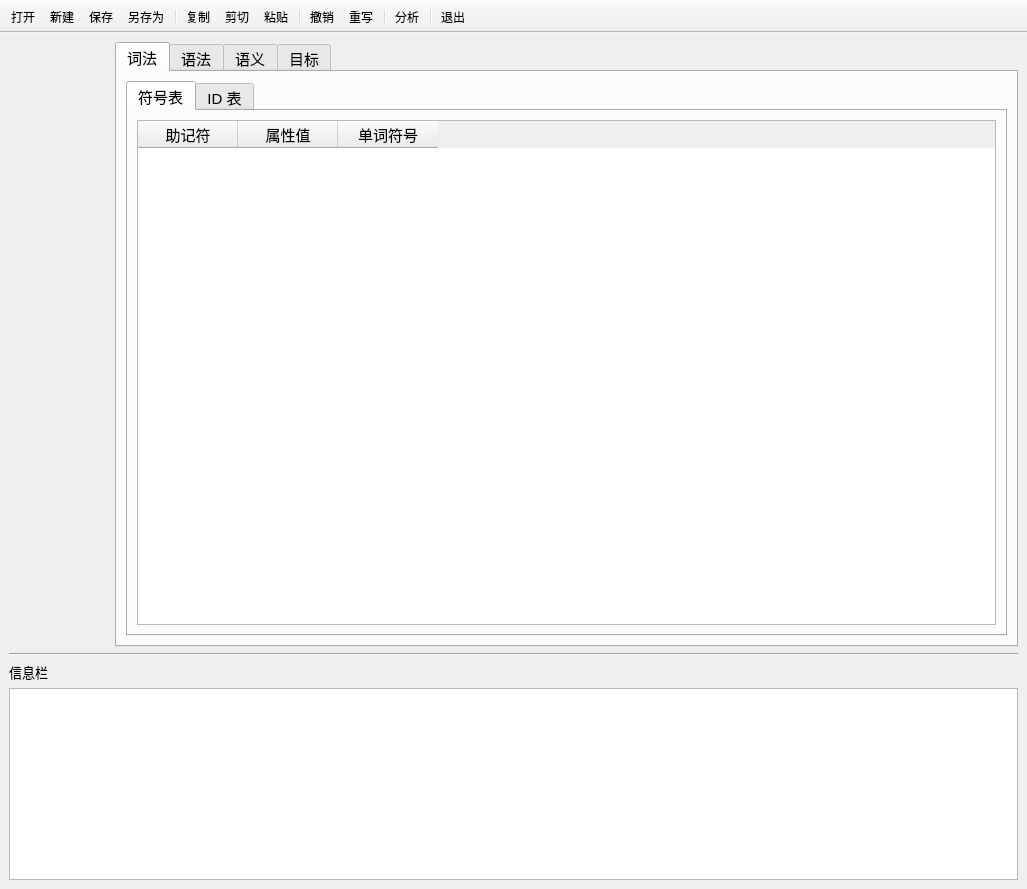
<?xml version="1.0" encoding="UTF-8"?>
<ui version="4.0">
 <class>MainWindow</class>
 <widget class="QMainWindow" name="MainWindow">
  <property name="geometry">
   <rect>
    <x>0</x>
    <y>0</y>
    <width>1027</width>
    <height>889</height>
   </rect>
  </property>
  <property name="windowTitle">
   <string>MainWindow</string>
  </property>
  <property name="styleSheet">
   <string notr="true"/>
  </property>
  <widget class="QWidget" name="centralwidget">
   <layout class="QVBoxLayout" name="verticalLayout_4">
    <property name="sizeConstraint">
     <enum>QLayout::SetDefaultConstraint</enum>
    </property>
    <item>
     <layout class="QHBoxLayout" name="horizontalLayout">
      <item>
       <widget class="QWidget" name="widEditor" native="true">
        <property name="minimumSize">
         <size>
          <width>100</width>
          <height>0</height>
         </size>
        </property>
       </widget>
      </item>
      <item>
       <widget class="QTabWidget" name="tabResult">
        <property name="font">
         <font>
          <pointsize>11</pointsize>
         </font>
        </property>
        <property name="currentIndex">
         <number>0</number>
        </property>
        <property name="elideMode">
         <enum>Qt::ElideNone</enum>
        </property>
        <widget class="QWidget" name="tabLexer">
         <attribute name="title">
          <string>词法</string>
         </attribute>
         <layout class="QVBoxLayout" name="verticalLayout_7">
          <item>
           <widget class="QTabWidget" name="tabWidLexer">
            <property name="font">
             <font>
              <pointsize>11</pointsize>
             </font>
            </property>
            <property name="currentIndex">
             <number>0</number>
            </property>
            <widget class="QWidget" name="tabWord">
             <attribute name="title">
              <string>符号表</string>
             </attribute>
             <layout class="QVBoxLayout" name="verticalLayout_3">
              <item>
               <widget class="QTableWidget" name="wordTable">
                <property name="font">
                 <font>
                  <pointsize>11</pointsize>
                 </font>
                </property>
                <column>
                 <property name="text">
                  <string>助记符</string>
                 </property>
                </column>
                <column>
                 <property name="text">
                  <string>属性值</string>
                 </property>
                </column>
                <column>
                 <property name="text">
                  <string>单词符号</string>
                 </property>
                </column>
               </widget>
              </item>
             </layout>
            </widget>
            <widget class="QWidget" name="tabName">
             <attribute name="title">
              <string>ID 表</string>
             </attribute>
             <layout class="QVBoxLayout" name="verticalLayout_2">
              <item>
               <widget class="QTableWidget" name="nameTable">
                <property name="font">
                 <font>
                  <pointsize>11</pointsize>
                 </font>
                </property>
                <column>
                 <property name="text">
                  <string>ID</string>
                 </property>
                </column>
                <column>
                 <property name="text">
                  <string>对象名</string>
                 </property>
                </column>
               </widget>
              </item>
             </layout>
            </widget>
           </widget>
          </item>
         </layout>
        </widget>
        <widget class="QWidget" name="tabParser">
         <attribute name="title">
          <string>语法</string>
         </attribute>
         <layout class="QVBoxLayout" name="verticalLayout_8">
          <item>
           <widget class="QTabWidget" name="tabWidParser">
            <property name="currentIndex">
             <number>0</number>
            </property>
            <widget class="QWidget" name="tabFirst">
             <attribute name="title">
              <string>First表</string>
             </attribute>
             <layout class="QVBoxLayout" name="verticalLayout">
              <item>
               <widget class="QTableWidget" name="firstTable">
                <property name="font">
                 <font>
                  <pointsize>11</pointsize>
                 </font>
                </property>
                <column>
                 <property name="text">
                  <string>非终结符</string>
                 </property>
                </column>
                <column>
                 <property name="text">
                  <string>First 集</string>
                 </property>
                </column>
               </widget>
              </item>
             </layout>
            </widget>
            <widget class="QWidget" name="tabLR1">
             <attribute name="title">
              <string>LR(1)分析表</string>
             </attribute>
             <layout class="QVBoxLayout" name="verticalLayout_9">
              <item>
               <widget class="QTableWidget" name="LRTable">
                <property name="font">
                 <font>
                  <pointsize>11</pointsize>
                 </font>
                </property>
               </widget>
              </item>
             </layout>
            </widget>
            <widget class="QWidget" name="tabStack">
             <attribute name="title">
              <string>分析过程</string>
             </attribute>
             <layout class="QVBoxLayout" name="verticalLayout_10">
              <item>
               <widget class="QTableWidget" name="stackTable">
                <property name="font">
                 <font>
                  <pointsize>11</pointsize>
                 </font>
                </property>
                <column>
                 <property name="text">
                  <string>栈</string>
                 </property>
                </column>
                <column>
                 <property name="text">
                  <string>输入串</string>
                 </property>
                </column>
                <column>
                 <property name="text">
                  <string>状态栈</string>
                 </property>
                </column>
               </widget>
              </item>
             </layout>
            </widget>
           </widget>
          </item>
         </layout>
        </widget>
        <widget class="QWidget" name="tabSemantic">
         <attribute name="title">
          <string>语义</string>
         </attribute>
         <layout class="QVBoxLayout" name="verticalLayout_5">
          <item>
           <widget class="QTabWidget" name="tabWidSemantic">
            <property name="currentIndex">
             <number>0</number>
            </property>
            <widget class="QWidget" name="tabMid">
             <attribute name="title">
              <string>中间代码</string>
             </attribute>
             <layout class="QVBoxLayout" name="verticalLayout_6">
              <item>
               <widget class="QTableWidget" name="midTable">
                <property name="font">
                 <font>
                  <pointsize>11</pointsize>
                 </font>
                </property>
                <column>
                 <property name="text">
                  <string>op</string>
                 </property>
                </column>
                <column>
                 <property name="text">
                  <string>arg1</string>
                 </property>
                </column>
                <column>
                 <property name="text">
                  <string>arg2</string>
                 </property>
                </column>
                <column>
                 <property name="text">
                  <string>result</string>
                 </property>
                </column>
               </widget>
              </item>
             </layout>
            </widget>
            <widget class="QWidget" name="tabOpt">
             <attribute name="title">
              <string>优化代码</string>
             </attribute>
             <layout class="QVBoxLayout" name="verticalLayout_11">
              <item>
               <widget class="QTableWidget" name="optTable">
                <property name="font">
                 <font>
                  <pointsize>11</pointsize>
                 </font>
                </property>
                <column>
                 <property name="text">
                  <string>op</string>
                 </property>
                </column>
                <column>
                 <property name="text">
                  <string>arg1</string>
                 </property>
                </column>
                <column>
                 <property name="text">
                  <string>arg2</string>
                 </property>
                </column>
                <column>
                 <property name="text">
                  <string>result</string>
                 </property>
                </column>
               </widget>
              </item>
             </layout>
            </widget>
           </widget>
          </item>
         </layout>
        </widget>
        <widget class="QWidget" name="tabGenerator">
         <attribute name="title">
          <string>目标</string>
         </attribute>
         <layout class="QVBoxLayout" name="verticalLayout_14">
          <item>
           <widget class="QTabWidget" name="tabWidGenerator">
            <property name="currentIndex">
             <number>0</number>
            </property>
            <widget class="QWidget" name="tabAct">
             <attribute name="title">
              <string>待用活跃表</string>
             </attribute>
             <layout class="QVBoxLayout" name="verticalLayout_15">
              <item>
               <widget class="QTableWidget" name="actTable">
                <column>
                 <property name="text">
                  <string>四元式</string>
                 </property>
                </column>
                <column>
                 <property name="text">
                  <string>左值</string>
                 </property>
                </column>
                <column>
                 <property name="text">
                  <string>左操作数</string>
                 </property>
                </column>
                <column>
                 <property name="text">
                  <string>右操作数</string>
                 </property>
                </column>
               </widget>
              </item>
             </layout>
            </widget>
            <widget class="QWidget" name="tabReg">
             <attribute name="title">
              <string>寄存器分配</string>
             </attribute>
             <layout class="QVBoxLayout" name="verticalLayout_13">
              <item>
               <widget class="QTableWidget" name="regTable">
                <column>
                 <property name="text">
                  <string>四元式</string>
                 </property>
                </column>
                <column>
                 <property name="text">
                  <string>目标代码</string>
                 </property>
                </column>
                <column>
                 <property name="text">
                  <string>RVALUE</string>
                 </property>
                </column>
                <column>
                 <property name="text">
                  <string>AVALUE</string>
                 </property>
                </column>
               </widget>
              </item>
             </layout>
            </widget>
            <widget class="QWidget" name="tabObj">
             <attribute name="title">
              <string>MIPS代码</string>
             </attribute>
             <layout class="QVBoxLayout" name="verticalLayout_12">
              <item>
               <widget class="QTextBrowser" name="objText"/>
              </item>
             </layout>
            </widget>
           </widget>
          </item>
         </layout>
        </widget>
       </widget>
      </item>
     </layout>
    </item>
    <item>
     <widget class="Line" name="line">
      <property name="orientation">
       <enum>Qt::Horizontal</enum>
      </property>
     </widget>
    </item>
    <item>
     <widget class="QLabel" name="label">
      <property name="font">
       <font>
        <pointsize>10</pointsize>
       </font>
      </property>
      <property name="text">
       <string>信息栏</string>
      </property>
     </widget>
    </item>
    <item>
     <widget class="QTextBrowser" name="Message">
      <property name="sizePolicy">
       <sizepolicy hsizetype="Expanding" vsizetype="Minimum">
        <horstretch>0</horstretch>
        <verstretch>0</verstretch>
       </sizepolicy>
      </property>
      <property name="minimumSize">
       <size>
        <width>0</width>
        <height>100</height>
       </size>
      </property>
      <property name="font">
       <font>
        <pointsize>10</pointsize>
       </font>
      </property>
     </widget>
    </item>
   </layout>
  </widget>
  <widget class="QToolBar" name="toolBar">
   <property name="windowTitle">
    <string>toolBar</string>
   </property>
   <property name="movable">
    <bool>false</bool>
   </property>
   <property name="iconSize">
    <size>
     <width>50</width>
     <height>50</height>
    </size>
   </property>
   <property name="toolButtonStyle">
    <enum>Qt::ToolButtonTextUnderIcon</enum>
   </property>
   <attribute name="toolBarArea">
    <enum>TopToolBarArea</enum>
   </attribute>
   <attribute name="toolBarBreak">
    <bool>false</bool>
   </attribute>
   <addaction name="actOpen"/>
   <addaction name="actNew"/>
   <addaction name="actSave"/>
   <addaction name="actSaveas"/>
   <addaction name="separator"/>
   <addaction name="actCopy"/>
   <addaction name="actCut"/>
   <addaction name="actPaste"/>
   <addaction name="separator"/>
   <addaction name="actUndo"/>
   <addaction name="actRedo"/>
   <addaction name="separator"/>
   <addaction name="actBegin"/>
   <addaction name="separator"/>
   <addaction name="actQuit"/>
  </widget>
  <action name="actOpen">
   <property name="icon">
    <iconset resource="res.qrc">
     <normaloff>:/res/Open.png</normaloff>:/res/Open.png</iconset>
   </property>
   <property name="text">
    <string>打开</string>
   </property>
   <property name="toolTip">
    <string>打开文件</string>
   </property>
   <property name="shortcut">
    <string>Ctrl+O</string>
   </property>
  </action>
  <action name="actNew">
   <property name="icon">
    <iconset resource="res.qrc">
     <normaloff>:/res/New.png</normaloff>:/res/New.png</iconset>
   </property>
   <property name="text">
    <string>新建</string>
   </property>
   <property name="toolTip">
    <string>新建文件</string>
   </property>
   <property name="shortcut">
    <string>Ctrl+N</string>
   </property>
  </action>
  <action name="actSave">
   <property name="icon">
    <iconset resource="res.qrc">
     <normaloff>:/res/Save.png</normaloff>:/res/Save.png</iconset>
   </property>
   <property name="text">
    <string>保存</string>
   </property>
   <property name="toolTip">
    <string>保存文件</string>
   </property>
   <property name="shortcut">
    <string>Ctrl+S</string>
   </property>
  </action>
  <action name="actSaveas">
   <property name="icon">
    <iconset resource="res.qrc">
     <normaloff>:/res/SaveAs.png</normaloff>:/res/SaveAs.png</iconset>
   </property>
   <property name="text">
    <string>另存为</string>
   </property>
   <property name="shortcut">
    <string>Ctrl+Shift+S</string>
   </property>
  </action>
  <action name="actQuit">
   <property name="icon">
    <iconset resource="res.qrc">
     <normaloff>:/res/Quit.png</normaloff>:/res/Quit.png</iconset>
   </property>
   <property name="text">
    <string>退出</string>
   </property>
   <property name="toolTip">
    <string>退出程序</string>
   </property>
   <property name="shortcut">
    <string>Ctrl+Q</string>
   </property>
  </action>
  <action name="actUndo">
   <property name="icon">
    <iconset resource="res.qrc">
     <normaloff>:/res/Undo.png</normaloff>:/res/Undo.png</iconset>
   </property>
   <property name="text">
    <string>撤销</string>
   </property>
   <property name="toolTip">
    <string>撤销上一步</string>
   </property>
   <property name="shortcut">
    <string>Ctrl+Z</string>
   </property>
  </action>
  <action name="actRedo">
   <property name="icon">
    <iconset resource="res.qrc">
     <normaloff>:/res/Redo.png</normaloff>:/res/Redo.png</iconset>
   </property>
   <property name="text">
    <string>重写</string>
   </property>
   <property name="toolTip">
    <string>重写上一步</string>
   </property>
   <property name="shortcut">
    <string>Ctrl+Y</string>
   </property>
  </action>
  <action name="actCopy">
   <property name="icon">
    <iconset resource="res.qrc">
     <normaloff>:/res/Copy.png</normaloff>:/res/Copy.png</iconset>
   </property>
   <property name="text">
    <string>复制</string>
   </property>
   <property name="toolTip">
    <string>复制文本</string>
   </property>
   <property name="shortcut">
    <string>Ctrl+C</string>
   </property>
  </action>
  <action name="actCut">
   <property name="icon">
    <iconset resource="res.qrc">
     <normaloff>:/res/Cut.png</normaloff>:/res/Cut.png</iconset>
   </property>
   <property name="text">
    <string>剪切</string>
   </property>
   <property name="toolTip">
    <string>剪切文本</string>
   </property>
   <property name="shortcut">
    <string>Ctrl+X</string>
   </property>
  </action>
  <action name="actPaste">
   <property name="icon">
    <iconset resource="res.qrc">
     <normaloff>:/res/Paste.png</normaloff>:/res/Paste.png</iconset>
   </property>
   <property name="text">
    <string>粘贴</string>
   </property>
   <property name="toolTip">
    <string>粘贴文本</string>
   </property>
   <property name="shortcut">
    <string>Ctrl+V</string>
   </property>
  </action>
  <action name="actBegin">
   <property name="icon">
    <iconset resource="res.qrc">
     <normaloff>:/res/Begin.png</normaloff>:/res/Begin.png</iconset>
   </property>
   <property name="text">
    <string>分析</string>
   </property>
   <property name="toolTip">
    <string>开始分析</string>
   </property>
   <property name="shortcut">
    <string>Ctrl+B</string>
   </property>
  </action>
 </widget>
 <resources>
  <include location="res.qrc"/>
 </resources>
 <connections/>
</ui>
